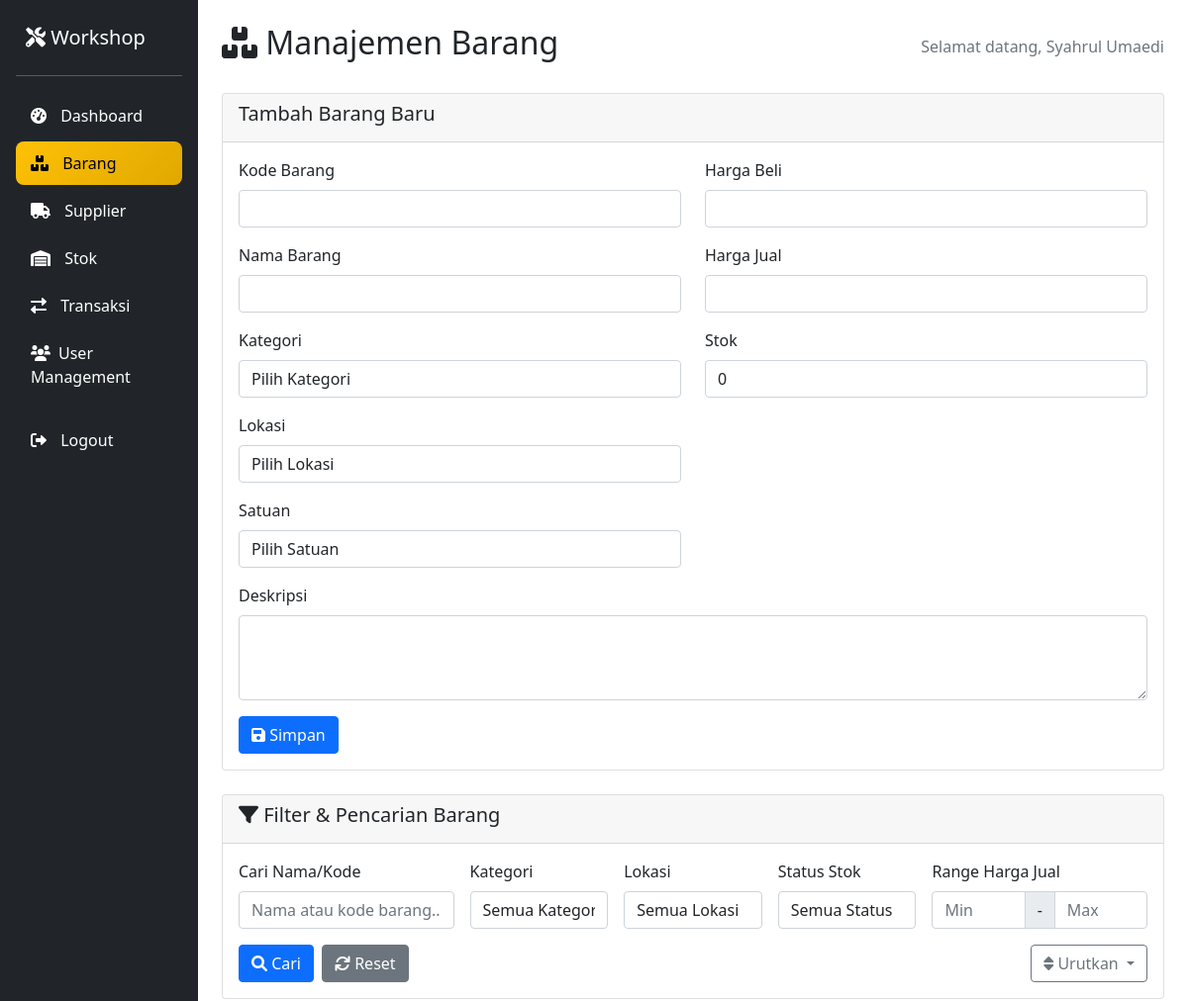
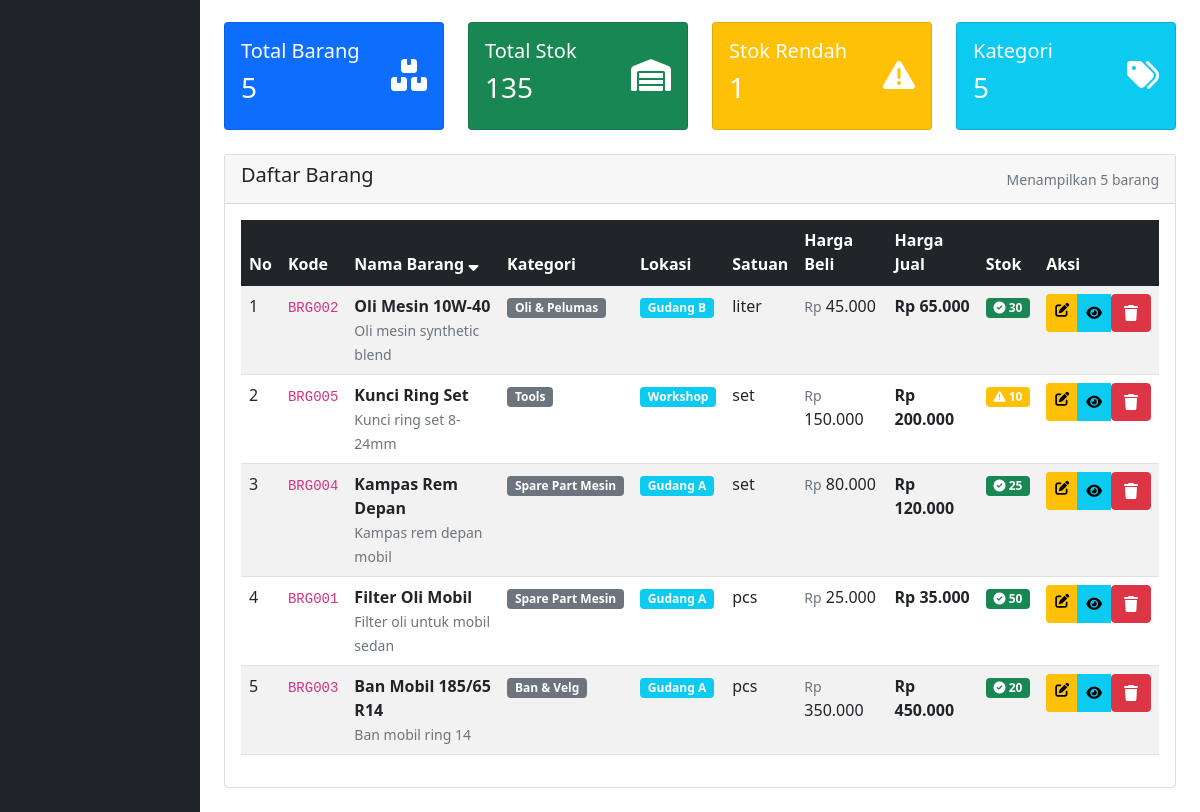
The app's page /pages/barang.php?sort=nama_barang&order=desc (signed in) with its own data (2 pictures, top to bottom).
### tables this page shows
CREATE TABLE barang (
    id_barang INT AUTO_INCREMENT PRIMARY KEY,
    kode_barang VARCHAR(20) UNIQUE NOT NULL,
    nama_barang VARCHAR(100) NOT NULL,
    id_kategori INT,
    id_lokbarang INT,
    stok INT DEFAULT 0,
    harga_beli DECIMAL(15,2),
    harga_jual DECIMAL(15,2),
    satuan VARCHAR(20),
    status enum('aktif', 'nonaktif') default 'aktif',
    deskripsi TEXT,
    created_at TIMESTAMP DEFAULT CURRENT_TIMESTAMP,
    updated_at TIMESTAMP DEFAULT CURRENT_TIMESTAMP ON UPDATE CURRENT_TIMESTAMP,
    FOREIGN KEY (id_kategori) REFERENCES kategori_barang(id_kategoribarang),
    FOREIGN KEY (id_lokbarang) REFERENCES lokasi_barang(id_lokbarang)
);

CREATE TABLE kategori_barang (
    id_kategoribarang INT AUTO_INCREMENT PRIMARY KEY,
    nama_kategori VARCHAR(100) NOT NULL,
    deskripsi TEXT,
    created_at TIMESTAMP DEFAULT CURRENT_TIMESTAMP,
    updated_at TIMESTAMP DEFAULT CURRENT_TIMESTAMP ON UPDATE CURRENT_TIMESTAMP
);

CREATE TABLE lokasi_barang (
    id_lokbarang INT AUTO_INCREMENT PRIMARY KEY,
    nama_lokasi VARCHAR(100) NOT NULL,
    deskripsi TEXT,
    created_at TIMESTAMP DEFAULT CURRENT_TIMESTAMP,
    updated_at TIMESTAMP DEFAULT CURRENT_TIMESTAMP ON UPDATE CURRENT_TIMESTAMP
);

### pages/barang.php (the view, shortened to what the rows shown need)
<?php
require_once '../config/database.php';
require_once '../includes/auth.php';
$params = [];
$query = "
    SELECT b.*,
           k.nama_kategori,
           l.nama_lokasi
    FROM barang b
    LEFT JOIN kategori_barang k ON b.id_kategori = k.id_kategoribarang
    LEFT JOIN lokasi_barang l ON b.id_lokbarang = l.id_lokbarang
";
$order_by = isset($_GET['sort']) ? $_GET['sort'] : 'nama_barang';
$order_dir = isset($_GET['order']) && $_GET['order'] === 'desc' ? 'DESC' : 'ASC';
switch ($order_by) {
    default:
        $query .= " ORDER BY b.nama_barang " . $order_dir;
}
$barang_list = $db->fetchAll($query, $params);
?>
<!DOCTYPE html>
<html lang="id">
<head>
    <link href="https://cdn.jsdelivr.net/npm/bootstrap@5.1.3/dist/css/bootstrap.min.css" rel="stylesheet">
    <link href="https://cdnjs.cloudflare.com/ajax/libs/font-awesome/6.0.0/css/all.min.css" rel="stylesheet">
    <link href="../css/barang.css" rel="stylesheet">
</head>
<body>
    <div class="container-fluid">
        <div class="row">
            <div class="col-md-10 p-4">
                <div class="d-flex justify-content-between align-items-center mb-4">
                    <h2><i class="fas fa-boxes"></i> Manajemen Barang</h2>
                </div>
                <div class="card">
                    <div class="card-body">
                        <?php if (empty($barang_list)): ?>
                            <div class="text-center py-4">
                                <i class="fas fa-search fa-3x text-muted mb-3"></i>
                                <h5 class="text-muted">Tidak ada barang ditemukan</h5>
                                <p class="text-muted">Coba ubah kriteria pencarian atau filter Anda</p>
                            </div>
                        <?php else: ?>
                            <div class="table-responsive">
                                <table class="table table-striped table-hover">
                                    <thead class="table-dark">
                                        <tr>
                                            <th>No</th>
                                            <th>
                                                <a href="?<?php echo http_build_query(array_merge($_GET, ['sort' => 'kode', 'order' => (isset($_GET['sort']) && $_GET['sort'] == 'kode' && $_GET['order'] == 'asc') ? 'desc' : 'asc'])); ?>"
                                                    class="text-white text-decoration-none">
                                                    Kode
                                                </a>
                                            </th>
                                            <th>
                                                <a href="?<?php echo http_build_query(array_merge($_GET, ['sort' => 'nama_barang', 'order' => (isset($_GET['sort']) && $_GET['sort'] == 'nama_barang' && $_GET['order'] == 'asc') ? 'desc' : 'asc'])); ?>"
                                                    class="text-white text-decoration-none">
                                                    Nama Barang
                                                    <?php if (!isset($_GET['sort']) || $_GET['sort'] == 'nama_barang'): ?>
                                                        <i
                                                            class="fas fa-sort-<?php echo (isset($_GET['order']) && $_GET['order'] == 'desc') ? 'down' : 'up'; ?>"></i>
                                                    <?php endif; ?>
                                                </a>
                                            </th>
                                            <th>
                                                <a href="?<?php echo http_build_query(array_merge($_GET, ['sort' => 'kategori', 'order' => (isset($_GET['sort']) && $_GET['sort'] == 'kategori' && $_GET['order'] == 'asc') ? 'desc' : 'asc'])); ?>"
                                                    class="text-white text-decoration-none">
                                                    Kategori
                                                </a>
                                            </th>
                                            <th>
                                                <a href="?<?php echo http_build_query(array_merge($_GET, ['sort' => 'lokasi', 'order' => (isset($_GET['sort']) && $_GET['sort'] == 'lokasi' && $_GET['order'] == 'asc') ? 'desc' : 'asc'])); ?>"
                                                    class="text-white text-decoration-none">
                                                    Lokasi
                                                </a>
                                            </th>
                                            <th>Satuan</th>
                                            <th>
                                                <a href="?<?php echo http_build_query(array_merge($_GET, ['sort' => 'harga_beli', 'order' => (isset($_GET['sort']) && $_GET['sort'] == 'harga_beli' && $_GET['order'] == 'asc') ? 'desc' : 'asc'])); ?>"
                                                    class="text-white text-decoration-none">
                                                    Harga Beli
                                                </a>
                                            </th>
                                            <th>
                                                <a href="?<?php echo http_build_query(array_merge($_GET, ['sort' => 'harga_jual', 'order' => (isset($_GET['sort']) && $_GET['sort'] == 'harga_jual' && $_GET['order'] == 'asc') ? 'desc' : 'asc'])); ?>"
                                                    class="text-white text-decoration-none">
                                                    Harga Jual
                                                </a>
                                            </th>
                                            <th>
                                                <a href="?<?php echo http_build_query(array_merge($_GET, ['sort' => 'stok', 'order' => (isset($_GET['sort']) && $_GET['sort'] == 'stok' && $_GET['order'] == 'asc') ? 'desc' : 'asc'])); ?>"
                                                    class="text-white text-decoration-none">
                                                    Stok
                                                </a>
                                            </th>
                                            <th>Aksi</th>
                                        </tr>
                                    </thead>
                                    <tbody>
                                        <?php foreach ($barang_list as $index => $barang): ?>
                                            <tr>
                                                <td><?php echo $index + 1; ?></td>
                                                <td>
                                                    <code><?php echo $barang['kode_barang']; ?></code>
                                                </td>
                                                <td>
                                                    <strong><?php echo $barang['nama_barang']; ?></strong>
                                                    <?php if (!empty($barang['deskripsi'])): ?>
                                                        <br><small
                                                            class="text-muted"><?php echo substr($barang['deskripsi'], 0, 50) . (strlen($barang['deskripsi']) > 50 ? '...' : ''); ?></small>
                                                    <?php endif; ?>
                                                </td>
                                                <td>
                                                    <span
                                                        class="badge bg-secondary"><?php echo $barang['nama_kategori'] ?: 'N/A'; ?></span>
                                                </td>
                                                <td>
                                                    <span
                                                        class="badge bg-info"><?php echo $barang['nama_lokasi'] ?: 'N/A'; ?></span>
                                                </td>
                                                <td><?php echo $barang['satuan']; ?></td>
                                                <td>
                                                    <small class="text-muted">Rp</small>
                                                    <?php echo number_format($barang['harga_beli'], 0, ',', '.'); ?>
                                                </td>
                                                <td>
                                                    <strong>Rp
                                                        <?php echo number_format($barang['harga_jual'], 0, ',', '.'); ?></strong>
                                                </td>
                                                <td>
                                                    <?php
                                                    $stok_class = 'bg-success';
                                                    $stok_icon = 'fas fa-check-circle';
                                                    if ($barang['stok'] == 0) {
                                                        $stok_class = 'bg-danger';
                                                        $stok_icon = 'fas fa-times-circle';
                                                    } elseif ($barang['stok'] <= 10) {
                                                        $stok_class = 'bg-warning';
                                                        $stok_icon = 'fas fa-exclamation-triangle';
                                                    }
                                                    ?>
                                                    <span class="badge <?php echo $stok_class; ?>">
                                                        <i class="<?php echo $stok_icon; ?>"></i>
                                                        <?php echo $barang['stok']; ?>
                                                    </span>
                                                </td>
                                                <td>
                                                    <div class="btn-group btn-group-sm">
                                                        <a href="?edit=<?php echo $barang['id_barang']; ?>&<?php echo http_build_query($_GET); ?>"
                                                            class="btn btn-warning" title="Edit">
                                                            <i class="fas fa-edit"></i>
                                                        </a>
                                                        <button type="button" class="btn btn-info" title="Detail"
                                                            data-bs-toggle="modal"
                                                            data-bs-target="#detailModal<?php echo $barang['id_barang']; ?>">
                                                            <i class="fas fa-eye"></i>
                                                        </button>
                                                        <form method="POST" style="display: inline;"
                                                            onsubmit="return confirm('Yakin hapus barang <?php echo $barang['nama_barang']; ?>?')">
                                                            <button type="submit" class="btn btn-danger" title="Hapus">
                                                                <i class="fas fa-trash"></i>
                                                            </button>
                                                        </form>
                                                    </div>
                                                </td>
                                            </tr>
                                        <?php endforeach; ?>
                                    </tbody>
                                </table>
                            </div>
                        <?php endif; ?>
                    </div>
                </div>
            </div>
        </div>
    </div>
</body>
</html>

### records on screen
barang: kode_barang "BRG002", nama_barang "Oli Mesin 10W-40", deskripsi "Oli mesin synthetic blend", id_kategori.nama_kategori "Oli & Pelumas", id_lokbarang.nama_lokasi "Gudang B", satuan "liter", harga_beli "45.000", harga_jual "65.000", stok "30"
barang: kode_barang "BRG005", nama_barang "Kunci Ring Set", deskripsi "Kunci ring set 8-24mm", id_kategori.nama_kategori "Tools", id_lokbarang.nama_lokasi "Workshop", satuan "set", harga_beli "150.000", harga_jual "200.000", stok "10"
barang: kode_barang "BRG004", nama_barang "Kampas Rem Depan", deskripsi "Kampas rem depan mobil", id_kategori.nama_kategori "Spare Part Mesin", id_lokbarang.nama_lokasi "Gudang A", satuan "set", harga_beli "80.000", harga_jual "120.000", stok "25"
barang: kode_barang "BRG001", nama_barang "Filter Oli Mobil", deskripsi "Filter oli untuk mobil sedan", id_kategori.nama_kategori "Spare Part Mesin", id_lokbarang.nama_lokasi "Gudang A", satuan "pcs", harga_beli "25.000", harga_jual "35.000", stok "50"
barang: kode_barang "BRG003", nama_barang "Ban Mobil 185/65 R14", deskripsi "Ban mobil ring 14", id_kategori.nama_kategori "Ban & Velg", id_lokbarang.nama_lokasi "Gudang A", satuan "pcs", harga_beli "350.000", harga_jual "450.000", stok "20"

### other values on screen
$auth->getUserName() "Syahrul Umaedi"
count($barang_list) "5"
array_sum(array_column($barang_list, 'stok')) "135"
count($kategori_list) "5"
